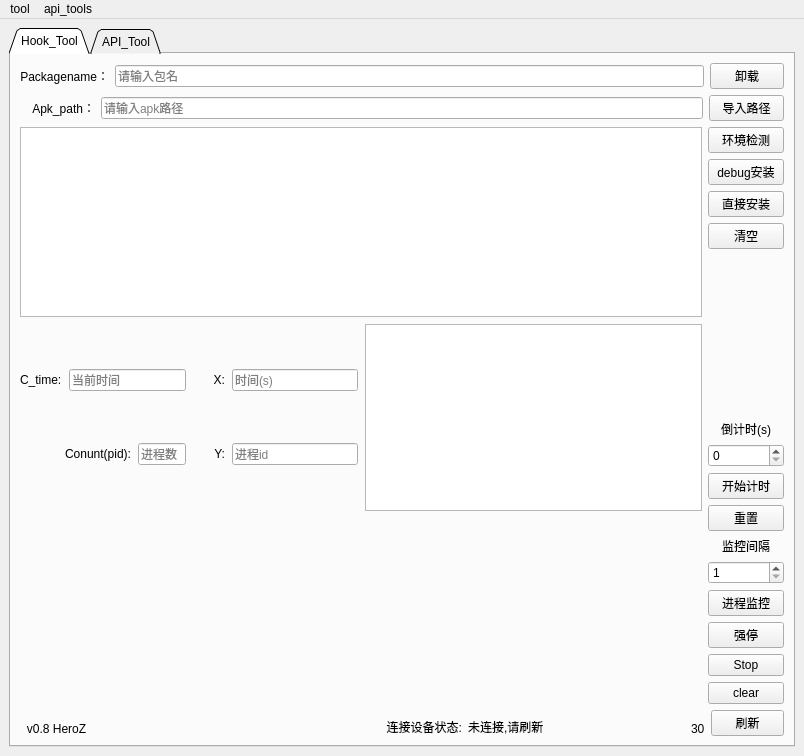
<?xml version="1.0" encoding="UTF-8"?>
<ui version="4.0">
 <class>MainWindow</class>
 <widget class="QMainWindow" name="MainWindow">
  <property name="geometry">
   <rect>
    <x>0</x>
    <y>0</y>
    <width>804</width>
    <height>756</height>
   </rect>
  </property>
  <property name="sizePolicy">
   <sizepolicy hsizetype="Fixed" vsizetype="Preferred">
    <horstretch>0</horstretch>
    <verstretch>0</verstretch>
   </sizepolicy>
  </property>
  <property name="windowTitle">
   <string>MainWindow</string>
  </property>
  <widget class="QWidget" name="centralwidget">
   <layout class="QHBoxLayout" name="horizontalLayout" stretch="0">
    <item>
     <layout class="QVBoxLayout" name="tab1" stretch="0">
      <item>
       <widget class="QTabWidget" name="tabWidget">
        <property name="tabPosition">
         <enum>QTabWidget::North</enum>
        </property>
        <property name="tabShape">
         <enum>QTabWidget::Triangular</enum>
        </property>
        <property name="currentIndex">
         <number>0</number>
        </property>
        <property name="iconSize">
         <size>
          <width>20</width>
          <height>20</height>
         </size>
        </property>
        <property name="elideMode">
         <enum>Qt::ElideLeft</enum>
        </property>
        <property name="usesScrollButtons">
         <bool>true</bool>
        </property>
        <property name="movable">
         <bool>false</bool>
        </property>
        <widget class="QWidget" name="tab">
         <property name="enabled">
          <bool>true</bool>
         </property>
         <attribute name="title">
          <string>Hook_Tool</string>
         </attribute>
         <layout class="QHBoxLayout" name="horizontalLayout_2">
          <item>
           <layout class="QVBoxLayout" name="out_all">
            <item>
             <layout class="QHBoxLayout" name="package_2" stretch="1,8,1">
              <item>
               <widget class="QLabel" name="label">
                <property name="text">
                 <string>Packagename：</string>
                </property>
                <property name="alignment">
                 <set>Qt::AlignRight|Qt::AlignTrailing|Qt::AlignVCenter</set>
                </property>
               </widget>
              </item>
              <item>
               <widget class="QLineEdit" name="packname_input">
                <property name="placeholderText">
                 <string>请输入包名</string>
                </property>
               </widget>
              </item>
              <item>
               <widget class="QPushButton" name="uninstall_bt">
                <property name="sizePolicy">
                 <sizepolicy hsizetype="Ignored" vsizetype="Fixed">
                  <horstretch>0</horstretch>
                  <verstretch>0</verstretch>
                 </sizepolicy>
                </property>
                <property name="text">
                 <string>卸载</string>
                </property>
               </widget>
              </item>
             </layout>
            </item>
            <item>
             <layout class="QHBoxLayout" name="path" stretch="1,8,1">
              <item>
               <widget class="QLabel" name="label_2">
                <property name="text">
                 <string>Apk_path：</string>
                </property>
                <property name="alignment">
                 <set>Qt::AlignRight|Qt::AlignTrailing|Qt::AlignVCenter</set>
                </property>
               </widget>
              </item>
              <item>
               <widget class="QLineEdit" name="apk_path">
                <property name="placeholderText">
                 <string>请输入apk路径</string>
                </property>
               </widget>
              </item>
              <item>
               <widget class="QPushButton" name="auto_getpath">
                <property name="sizePolicy">
                 <sizepolicy hsizetype="Ignored" vsizetype="Fixed">
                  <horstretch>0</horstretch>
                  <verstretch>0</verstretch>
                 </sizepolicy>
                </property>
                <property name="text">
                 <string>导入路径</string>
                </property>
               </widget>
              </item>
             </layout>
            </item>
            <item>
             <layout class="QHBoxLayout" name="outerui_1" stretch="9,1">
              <item>
               <layout class="QVBoxLayout" name="out_ui" stretch="1,2">
                <property name="spacing">
                 <number>7</number>
                </property>
                <property name="rightMargin">
                 <number>0</number>
                </property>
                <item>
                 <widget class="QPlainTextEdit" name="result_label">
                  <property name="sizePolicy">
                   <sizepolicy hsizetype="Ignored" vsizetype="Expanding">
                    <horstretch>0</horstretch>
                    <verstretch>1</verstretch>
                   </sizepolicy>
                  </property>
                 </widget>
                </item>
                <item>
                 <layout class="QVBoxLayout" name="plot_layout" stretch="1,1">
                  <item>
                   <layout class="QHBoxLayout" name="plot_layin" stretch="1,1">
                    <item>
                     <layout class="QHBoxLayout" name="out_v" stretch="1,1">
                      <item>
                       <layout class="QVBoxLayout" name="in_h2">
                        <item>
                         <layout class="QHBoxLayout" name="ime_in" stretch="2,8">
                          <item>
                           <widget class="QLabel" name="label_3">
                            <property name="text">
                             <string>C_time:</string>
                            </property>
                           </widget>
                          </item>
                          <item>
                           <widget class="QLineEdit" name="time_line">
                            <property name="sizePolicy">
                             <sizepolicy hsizetype="Ignored" vsizetype="Fixed">
                              <horstretch>0</horstretch>
                              <verstretch>0</verstretch>
                             </sizepolicy>
                            </property>
                            <property name="placeholderText">
                             <string>当前时间</string>
                            </property>
                           </widget>
                          </item>
                         </layout>
                        </item>
                        <item>
                         <layout class="QHBoxLayout" name="horizontalLayout_3" stretch="7,3">
                          <item>
                           <widget class="QLabel" name="label_4">
                            <property name="sizePolicy">
                             <sizepolicy hsizetype="Ignored" vsizetype="Preferred">
                              <horstretch>0</horstretch>
                              <verstretch>0</verstretch>
                             </sizepolicy>
                            </property>
                            <property name="text">
                             <string>Conunt(pid):</string>
                            </property>
                            <property name="alignment">
                             <set>Qt::AlignRight|Qt::AlignTrailing|Qt::AlignVCenter</set>
                            </property>
                           </widget>
                          </item>
                          <item>
                           <widget class="QLineEdit" name="pid_count">
                            <property name="sizePolicy">
                             <sizepolicy hsizetype="Ignored" vsizetype="Fixed">
                              <horstretch>0</horstretch>
                              <verstretch>0</verstretch>
                             </sizepolicy>
                            </property>
                            <property name="placeholderText">
                             <string>进程数</string>
                            </property>
                           </widget>
                          </item>
                         </layout>
                        </item>
                       </layout>
                      </item>
                      <item>
                       <layout class="QVBoxLayout" name="in_h1">
                        <item>
                         <layout class="QHBoxLayout" name="X_value" stretch="2,8">
                          <item>
                           <widget class="QLabel" name="X">
                            <property name="sizePolicy">
                             <sizepolicy hsizetype="Ignored" vsizetype="Preferred">
                              <horstretch>0</horstretch>
                              <verstretch>0</verstretch>
                             </sizepolicy>
                            </property>
                            <property name="text">
                             <string>X:</string>
                            </property>
                            <property name="alignment">
                             <set>Qt::AlignRight|Qt::AlignTrailing|Qt::AlignVCenter</set>
                            </property>
                           </widget>
                          </item>
                          <item>
                           <widget class="QLineEdit" name="X_line">
                            <property name="sizePolicy">
                             <sizepolicy hsizetype="Ignored" vsizetype="Fixed">
                              <horstretch>0</horstretch>
                              <verstretch>0</verstretch>
                             </sizepolicy>
                            </property>
                            <property name="placeholderText">
                             <string>时间(s)</string>
                            </property>
                           </widget>
                          </item>
                         </layout>
                        </item>
                        <item>
                         <layout class="QHBoxLayout" name="Y_value" stretch="2,8">
                          <item>
                           <widget class="QLabel" name="Y">
                            <property name="sizePolicy">
                             <sizepolicy hsizetype="Ignored" vsizetype="Preferred">
                              <horstretch>0</horstretch>
                              <verstretch>0</verstretch>
                             </sizepolicy>
                            </property>
                            <property name="text">
                             <string>Y:</string>
                            </property>
                            <property name="alignment">
                             <set>Qt::AlignRight|Qt::AlignTrailing|Qt::AlignVCenter</set>
                            </property>
                           </widget>
                          </item>
                          <item>
                           <widget class="QLineEdit" name="Y_line">
                            <property name="sizePolicy">
                             <sizepolicy hsizetype="Ignored" vsizetype="Fixed">
                              <horstretch>0</horstretch>
                              <verstretch>0</verstretch>
                             </sizepolicy>
                            </property>
                            <property name="placeholderText">
                             <string>进程id</string>
                            </property>
                           </widget>
                          </item>
                         </layout>
                        </item>
                       </layout>
                      </item>
                     </layout>
                    </item>
                    <item>
                     <widget class="QPlainTextEdit" name="proce_result"/>
                    </item>
                   </layout>
                  </item>
                  <item>
                   <widget class="PlotWidget" name="historyPlot" native="true">
                    <property name="sizePolicy">
                     <sizepolicy hsizetype="Ignored" vsizetype="Preferred">
                      <horstretch>0</horstretch>
                      <verstretch>1</verstretch>
                     </sizepolicy>
                    </property>
                   </widget>
                  </item>
                 </layout>
                </item>
               </layout>
              </item>
              <item>
               <layout class="QVBoxLayout" name="button_ui" stretch="1,3,1,1">
                <item>
                 <layout class="QVBoxLayout" name="num_in2">
                  <item>
                   <widget class="QPushButton" name="env_button">
                    <property name="sizePolicy">
                     <sizepolicy hsizetype="Ignored" vsizetype="Fixed">
                      <horstretch>0</horstretch>
                      <verstretch>0</verstretch>
                     </sizepolicy>
                    </property>
                    <property name="text">
                     <string>环境检测</string>
                    </property>
                   </widget>
                  </item>
                  <item>
                   <widget class="QPushButton" name="debug_install">
                    <property name="sizePolicy">
                     <sizepolicy hsizetype="Ignored" vsizetype="Fixed">
                      <horstretch>0</horstretch>
                      <verstretch>0</verstretch>
                     </sizepolicy>
                    </property>
                    <property name="text">
                     <string>debug安装</string>
                    </property>
                   </widget>
                  </item>
                  <item>
                   <widget class="QPushButton" name="common_install">
                    <property name="sizePolicy">
                     <sizepolicy hsizetype="Ignored" vsizetype="Fixed">
                      <horstretch>0</horstretch>
                      <verstretch>0</verstretch>
                     </sizepolicy>
                    </property>
                    <property name="text">
                     <string>直接安装</string>
                    </property>
                   </widget>
                  </item>
                  <item>
                   <widget class="QPushButton" name="clear_button">
                    <property name="sizePolicy">
                     <sizepolicy hsizetype="Ignored" vsizetype="Fixed">
                      <horstretch>0</horstretch>
                      <verstretch>0</verstretch>
                     </sizepolicy>
                    </property>
                    <property name="text">
                     <string>清空</string>
                    </property>
                   </widget>
                  </item>
                 </layout>
                </item>
                <item>
                 <spacer name="verticalSpacer">
                  <property name="orientation">
                   <enum>Qt::Vertical</enum>
                  </property>
                  <property name="sizeType">
                   <enum>QSizePolicy::Ignored</enum>
                  </property>
                  <property name="sizeHint" stdset="0">
                   <size>
                    <width>20</width>
                    <height>40</height>
                   </size>
                  </property>
                 </spacer>
                </item>
                <item>
                 <layout class="QVBoxLayout" name="num_in" stretch="1,1,1,1,1,1,1">
                  <item>
                   <widget class="QLabel" name="label_6">
                    <property name="sizePolicy">
                     <sizepolicy hsizetype="Preferred" vsizetype="Fixed">
                      <horstretch>0</horstretch>
                      <verstretch>0</verstretch>
                     </sizepolicy>
                    </property>
                    <property name="text">
                     <string>倒计时(s)</string>
                    </property>
                    <property name="alignment">
                     <set>Qt::AlignBottom|Qt::AlignHCenter</set>
                    </property>
                   </widget>
                  </item>
                  <item>
                   <widget class="QSpinBox" name="down_num">
                    <property name="sizePolicy">
                     <sizepolicy hsizetype="Minimum" vsizetype="Fixed">
                      <horstretch>0</horstretch>
                      <verstretch>0</verstretch>
                     </sizepolicy>
                    </property>
                    <property name="minimum">
                     <number>0</number>
                    </property>
                    <property name="maximum">
                     <number>99999</number>
                    </property>
                   </widget>
                  </item>
                  <item>
                   <widget class="QPushButton" name="start_time">
                    <property name="sizePolicy">
                     <sizepolicy hsizetype="Ignored" vsizetype="Fixed">
                      <horstretch>0</horstretch>
                      <verstretch>0</verstretch>
                     </sizepolicy>
                    </property>
                    <property name="text">
                     <string>开始计时</string>
                    </property>
                   </widget>
                  </item>
                  <item>
                   <widget class="QPushButton" name="reset">
                    <property name="sizePolicy">
                     <sizepolicy hsizetype="Ignored" vsizetype="Fixed">
                      <horstretch>0</horstretch>
                      <verstretch>0</verstretch>
                     </sizepolicy>
                    </property>
                    <property name="text">
                     <string>重置</string>
                    </property>
                   </widget>
                  </item>
                  <item>
                   <widget class="QLabel" name="label_5">
                    <property name="sizePolicy">
                     <sizepolicy hsizetype="Preferred" vsizetype="Fixed">
                      <horstretch>0</horstretch>
                      <verstretch>0</verstretch>
                     </sizepolicy>
                    </property>
                    <property name="text">
                     <string>监控间隔</string>
                    </property>
                    <property name="alignment">
                     <set>Qt::AlignCenter</set>
                    </property>
                   </widget>
                  </item>
                  <item>
                   <widget class="QSpinBox" name="interval">
                    <property name="sizePolicy">
                     <sizepolicy hsizetype="Minimum" vsizetype="Fixed">
                      <horstretch>0</horstretch>
                      <verstretch>0</verstretch>
                     </sizepolicy>
                    </property>
                    <property name="minimum">
                     <number>1</number>
                    </property>
                    <property name="singleStep">
                     <number>1</number>
                    </property>
                    <property name="stepType">
                     <enum>QAbstractSpinBox::DefaultStepType</enum>
                    </property>
                   </widget>
                  </item>
                  <item>
                   <widget class="QPushButton" name="process_start">
                    <property name="sizePolicy">
                     <sizepolicy hsizetype="Ignored" vsizetype="Fixed">
                      <horstretch>0</horstretch>
                      <verstretch>0</verstretch>
                     </sizepolicy>
                    </property>
                    <property name="text">
                     <string>进程监控</string>
                    </property>
                   </widget>
                  </item>
                 </layout>
                </item>
                <item>
                 <layout class="QVBoxLayout" name="num_3" stretch="0,0,0">
                  <item>
                   <widget class="QPushButton" name="force_stop">
                    <property name="sizePolicy">
                     <sizepolicy hsizetype="Ignored" vsizetype="Fixed">
                      <horstretch>0</horstretch>
                      <verstretch>0</verstretch>
                     </sizepolicy>
                    </property>
                    <property name="text">
                     <string>强停</string>
                    </property>
                   </widget>
                  </item>
                  <item>
                   <widget class="QPushButton" name="stop_button">
                    <property name="sizePolicy">
                     <sizepolicy hsizetype="Ignored" vsizetype="Fixed">
                      <horstretch>0</horstretch>
                      <verstretch>0</verstretch>
                     </sizepolicy>
                    </property>
                    <property name="text">
                     <string>Stop</string>
                    </property>
                   </widget>
                  </item>
                  <item>
                   <widget class="QPushButton" name="process_clear">
                    <property name="sizePolicy">
                     <sizepolicy hsizetype="Ignored" vsizetype="Fixed">
                      <horstretch>0</horstretch>
                      <verstretch>1</verstretch>
                     </sizepolicy>
                    </property>
                    <property name="text">
                     <string>clear</string>
                    </property>
                   </widget>
                  </item>
                 </layout>
                </item>
               </layout>
              </item>
             </layout>
            </item>
            <item>
             <layout class="QHBoxLayout" name="bottom_tip" stretch="1,5,3,0,1">
              <item>
               <widget class="QLabel" name="version">
                <property name="text">
                 <string>v0.8 HeroZ</string>
                </property>
                <property name="alignment">
                 <set>Qt::AlignBottom|Qt::AlignHCenter</set>
                </property>
               </widget>
              </item>
              <item>
               <widget class="QLabel" name="device_tip">
                <property name="text">
                 <string>连接设备状态:</string>
                </property>
                <property name="textFormat">
                 <enum>Qt::RichText</enum>
                </property>
                <property name="alignment">
                 <set>Qt::AlignBottom|Qt::AlignRight|Qt::AlignTrailing</set>
                </property>
               </widget>
              </item>
              <item>
               <widget class="QLabel" name="device_info">
                <property name="text">
                 <string>未连接,请刷新</string>
                </property>
                <property name="textFormat">
                 <enum>Qt::RichText</enum>
                </property>
                <property name="alignment">
                 <set>Qt::AlignBottom|Qt::AlignLeading|Qt::AlignLeft</set>
                </property>
                <property name="wordWrap">
                 <bool>false</bool>
                </property>
                <property name="margin">
                 <number>0</number>
                </property>
                <property name="buddy">
                 <cstring></cstring>
                </property>
               </widget>
              </item>
              <item>
               <widget class="QLabel" name="clear_time">
                <property name="text">
                 <string>30</string>
                </property>
                <property name="textFormat">
                 <enum>Qt::RichText</enum>
                </property>
                <property name="alignment">
                 <set>Qt::AlignBottom|Qt::AlignLeading|Qt::AlignLeft</set>
                </property>
               </widget>
              </item>
              <item>
               <widget class="QPushButton" name="refresh">
                <property name="sizePolicy">
                 <sizepolicy hsizetype="Ignored" vsizetype="Fixed">
                  <horstretch>0</horstretch>
                  <verstretch>0</verstretch>
                 </sizepolicy>
                </property>
                <property name="text">
                 <string>刷新</string>
                </property>
               </widget>
              </item>
             </layout>
            </item>
           </layout>
          </item>
         </layout>
        </widget>
        <widget class="QWidget" name="tab_2">
         <attribute name="title">
          <string>API_Tool</string>
         </attribute>
         <layout class="QHBoxLayout" name="horizontalLayout_4">
          <item>
           <layout class="QVBoxLayout" name="out_all2">
            <item>
             <layout class="QHBoxLayout" name="horizontalLayout_5">
              <item>
               <layout class="QVBoxLayout" name="verticalLayout_2" stretch="1">
                <item>
                 <layout class="QHBoxLayout" name="horizontalLayout_6" stretch="9,1">
                  <item>
                   <layout class="QVBoxLayout" name="verticalLayout" stretch="2,8">
                    <item>
                     <widget class="QPlainTextEdit" name="decode_msg">
                      <property name="sizePolicy">
                       <sizepolicy hsizetype="Ignored" vsizetype="Expanding">
                        <horstretch>0</horstretch>
                        <verstretch>0</verstretch>
                       </sizepolicy>
                      </property>
                     </widget>
                    </item>
                    <item>
                     <widget class="QPlainTextEdit" name="input_msg">
                      <property name="sizePolicy">
                       <sizepolicy hsizetype="Ignored" vsizetype="Expanding">
                        <horstretch>0</horstretch>
                        <verstretch>0</verstretch>
                       </sizepolicy>
                      </property>
                     </widget>
                    </item>
                   </layout>
                  </item>
                  <item>
                   <widget class="QPushButton" name="encode_bt">
                    <property name="sizePolicy">
                     <sizepolicy hsizetype="Ignored" vsizetype="Fixed">
                      <horstretch>0</horstretch>
                      <verstretch>0</verstretch>
                     </sizepolicy>
                    </property>
                    <property name="text">
                     <string>解码</string>
                    </property>
                   </widget>
                  </item>
                 </layout>
                </item>
               </layout>
              </item>
             </layout>
            </item>
           </layout>
          </item>
         </layout>
        </widget>
       </widget>
      </item>
     </layout>
    </item>
   </layout>
  </widget>
  <widget class="QMenuBar" name="menuBar">
   <property name="geometry">
    <rect>
     <x>0</x>
     <y>0</y>
     <width>804</width>
     <height>26</height>
    </rect>
   </property>
   <widget class="QMenu" name="menuHook">
    <property name="title">
     <string>tool</string>
    </property>
   </widget>
   <widget class="QMenu" name="menuapi_tools">
    <property name="title">
     <string>api_tools</string>
    </property>
   </widget>
   <addaction name="menuHook"/>
   <addaction name="menuapi_tools"/>
  </widget>
 </widget>
 <customwidgets>
  <customwidget>
   <class>PlotWidget</class>
   <extends>QWidget</extends>
   <header>pyqtgraph/core</header>
   <container>1</container>
  </customwidget>
 </customwidgets>
 <resources/>
 <connections/>
</ui>
